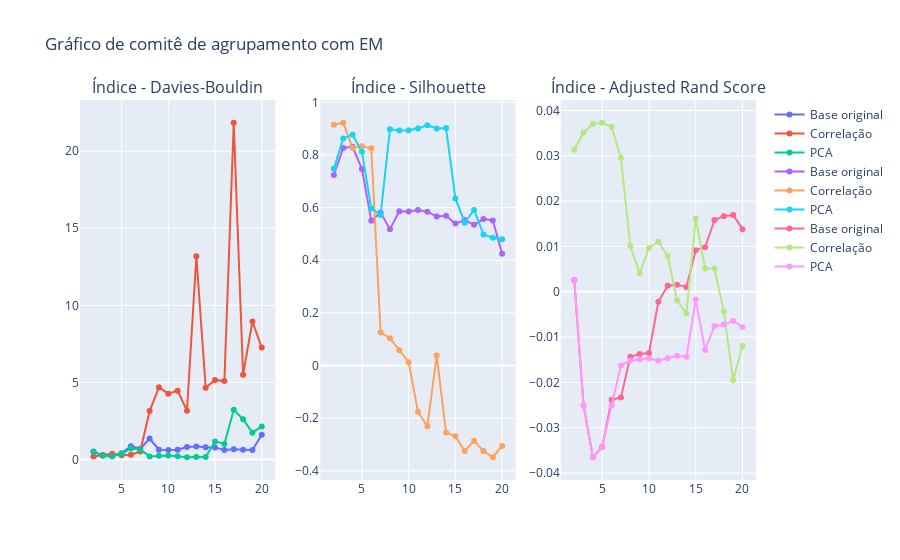

Notebook code cell kept with this figure:
### Code cell
plot_ensemble_indices(data_tfidf, selected_df_corr, selected_df_pca, labels, 'em')

### Figure 1 — Plotly figure (JSON) as saved in the notebook; plotly's stock layout.template omitted (floating-point values rounded to 4 significant figures)
{"data": [{"name": "Base original", "type": "scatter", "x": [2, 3, 4, 5, 6, 7, 8, 9, 10, 11, 12, 13, 14, 15, 16, 17, 18, 19, 20], "xaxis": "x", "y": [0.5079, 0.2529, 0.2171, 0.3971, 0.8595, 0.689, 1.352, 0.6308, 0.615, 0.63, 0.8066, 0.8432, 0.7865, 0.7786, 0.6158, 0.6529, 0.6262, 0.6116, 1.595], "yaxis": "y"}, {"name": "Correlação", "type": "scatter", "x": [2, 3, 4, 5, 6, 7, 8, 9, 10, 11, 12, 13, 14, 15, 16, 17, 18, 19, 20], "xaxis": "x", "y": [0.1847, 0.2856, 0.3672, 0.267, 0.3015, 0.5078, 3.133, 4.678, 4.266, 4.462, 3.159, 13.18, 4.654, 5.158, 5.082, 21.85, 5.499, 8.942, 7.255], "yaxis": "y"}, {"name": "PCA", "type": "scatter", "x": [2, 3, 4, 5, 6, 7, 8, 9, 10, 11, 12, 13, 14, 15, 16, 17, 18, 19, 20], "xaxis": "x", "y": [0.4977, 0.2358, 0.1896, 0.3546, 0.7106, 0.6405, 0.1936, 0.2344, 0.2466, 0.2075, 0.1393, 0.157, 0.152, 1.169, 0.9939, 3.218, 2.601, 1.737, 2.141], "yaxis": "y"}, {"name": "Base original", "type": "scatter", "x": [2, 3, 4, 5, 6, 7, 8, 9, 10, 11, 12, 13, 14, 15, 16, 17, 18, 19, 20], "xaxis": "x2", "y": [0.7239, 0.8267, 0.8313, 0.7472, 0.5506, 0.5813, 0.5183, 0.5865, 0.5857, 0.5905, 0.5846, 0.5667, 0.5689, 0.5392, 0.5529, 0.5347, 0.5564, 0.5515, 0.425], "yaxis": "y2"}, {"name": "Correlação", "type": "scatter", "x": [2, 3, 4, 5, 6, 7, 8, 9, 10, 11, 12, 13, 14, 15, 16, 17, 18, 19, 20], "xaxis": "x2", "y": [0.9145, 0.9224, 0.8267, 0.8334, 0.8257, 0.126, 0.1038, 0.058, 0.01291, -0.1752, -0.2308, 0.03799, -0.2545, -0.2686, -0.3247, -0.2851, -0.3248, -0.3482, -0.3052], "yaxis": "y2"}, {"name": "PCA", "type": "scatter", "x": [2, 3, 4, 5, 6, 7, 8, 9, 10, 11, 12, 13, 14, 15, 16, 17, 18, 19, 20], "xaxis": "x2", "y": [0.7481, 0.8628, 0.877, 0.8119, 0.5969, 0.5719, 0.8977, 0.8928, 0.894, 0.9007, 0.9125, 0.9008, 0.9025, 0.6349, 0.5426, 0.5911, 0.4978, 0.4858, 0.48], "yaxis": "y2"}, {"name": "Base original", "type": "scatter", "x": [2, 3, 4, 5, 6, 7, 8, 9, 10, 11, 12, 13, 14, 15, 16, 17, 18, 19, 20], "xaxis": "x3", "y": [0.002604, -0.02508, -0.03651, -0.0342, -0.02385, -0.02333, -0.01435, -0.01372, -0.01352, -0.002234, 0.001338, 0.001566, 0.001067, 0.009174, 0.009826, 0.01583, 0.01667, 0.01696, 0.0138], "yaxis": "y3"}, {"name": "Correlação", "type": "scatter", "x": [2, 3, 4, 5, 6, 7, 8, 9, 10, 11, 12, 13, 14, 15, 16, 17, 18, 19, 20], "xaxis": "x3", "y": [0.03134, 0.03515, 0.03698, 0.03728, 0.03638, 0.02949, 0.01011, 0.004056, 0.00967, 0.01101, 0.007884, -0.001868, -0.004826, 0.01608, 0.005119, 0.005101, -0.004379, -0.01946, -0.01199], "yaxis": "y3"}, {"name": "PCA", "type": "scatter", "x": [2, 3, 4, 5, 6, 7, 8, 9, 10, 11, 12, 13, 14, 15, 16, 17, 18, 19, 20], "xaxis": "x3", "y": [0.002604, -0.02508, -0.03651, -0.0342, -0.02507, -0.01627, -0.01518, -0.01493, -0.01472, -0.01522, -0.01468, -0.01412, -0.01435, -0.001728, -0.01285, -0.007534, -0.007254, -0.006428, -0.007785], "yaxis": "y3"}], "layout": {"annotations": [{"font": {"size": 16}, "showarrow": false, "text": "Índice - Davies-Bouldin", "x": 0.1444, "xanchor": "center", "xref": "paper", "y": 1, "yanchor": "bottom", "yref": "paper"}, {"font": {"size": 16}, "showarrow": false, "text": "Índice - Silhouette", "x": 0.5, "xanchor": "center", "xref": "paper", "y": 1, "yanchor": "bottom", "yref": "paper"}, {"font": {"size": 16}, "showarrow": false, "text": "Índice - Adjusted Rand Score", "x": 0.8556, "xanchor": "center", "xref": "paper", "y": 1, "yanchor": "bottom", "yref": "paper"}], "boxmode": "group", "showlegend": true, "title": {"text": "Gráfico de comitê de agrupamento com EM"}, "xaxis": {"anchor": "y", "domain": [0, 0.2889]}, "xaxis2": {"anchor": "y2", "domain": [0.3556, 0.6444]}, "xaxis3": {"anchor": "y3", "domain": [0.7111, 1]}, "yaxis": {"anchor": "x", "domain": [0, 1]}, "yaxis2": {"anchor": "x2", "domain": [0, 1]}, "yaxis3": {"anchor": "x3", "domain": [0, 1]}}}
